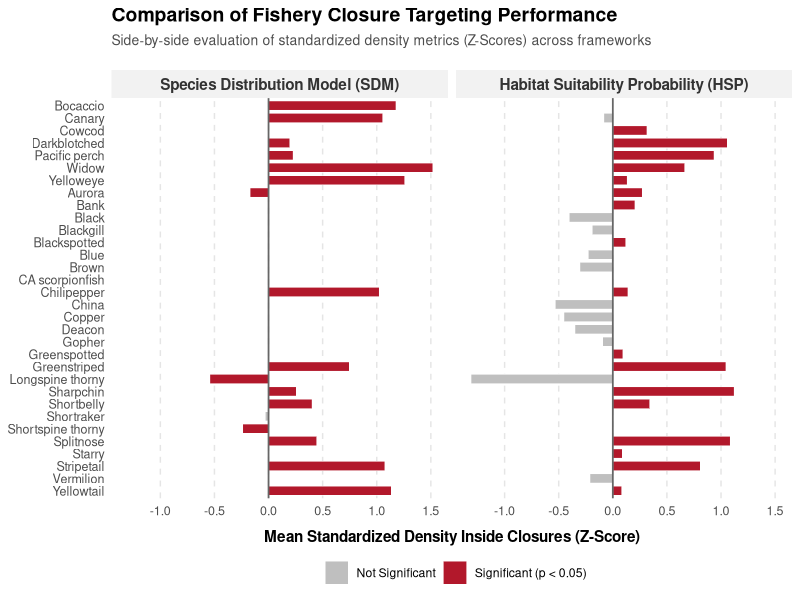

Write the R code that produced this figure.
# Generate plots of SDM and HSP z-scores with p-values from one-sample T-Test for RCA mapping project
# Blake Feist - created 18 May 2026

library(dplyr)
library(ggplot2)
library(readr)
library(tidyr)

### Pre-step
# assign the species names lookup and order
species_order_map <- c(
  "mean_pauc" = "Bocaccio",
  "mean_pinn" = "Canary",
  "mean_levi" = "Cowcod",
  "mean_cram" = "Darkblotched",
  "mean_alut" = "Pacific perch",
  "mean_ento" = "Widow",
  "mean_rube" = "Yelloweye",
  "mean_auro" = "Aurora",
  "mean_rufu" = "Bank",
  "mean_mela" = "Black",
  "mean_omus" = "Blackgill",
  "mean_ctus" = "Blackspotted",
  "mean_myst" = "Blue",
  "mean_auri" = "Brown",
  "mean_guta" = "CA scorpionfish",
  "mean_good" = "Chilipepper",
  "mean_nebu" = "China",
  "mean_caur" = "Copper",
  "mean_diac" = "Deacon",
  "mean_carn" = "Gopher",
  "mean_chlo" = "Greenspotted",
  "mean_elon" = "Greenstriped",
  "mean_alti" = "Longspine thorny",
  "mean_zace" = "Sharpchin",
  "mean_jord" = "Shortbelly",
  "mean_bore" = "Shortraker",
  "mean_alas" = "Shortspine thorny",
  "mean_dipl" = "Splitnose",
  "mean_cons" = "Starry",
  "mean_saxi" = "Stripetail",
  "mean_mini" = "Vermilion",
  "mean_flav" = "Yellowtail"
)

### Step 1: Load CSVs and Handle Missing Species Alignment
# Load your performance CSV files
raw_sdm <- read.csv("SDM_species_performance.csv")
raw_hsp <- read.csv("HSP_species_performance.csv")

# Prep SDM performance data
data_sdm <- raw_sdm %>%
  mutate(
    Model_Source = "Species Distribution Model (SDM)",
    Clean_Name   = species_order_map[Species_ID]
  )

# Prep HSP performance data
data_hsp <- raw_hsp %>%
  mutate(
    Model_Source = "Habitat Suitability Probability (HSP)",
    Clean_Name   = species_order_map[Species_ID]
  )

# 4. Stack them vertically into one master data frame
combined_plot_data <- bind_rows(data_sdm, data_hsp) %>%
  mutate(Significance = ifelse(p_value < 0.05, "Significant (p < 0.05)", "Not Significant")) %>%
  filter(!is.na(Clean_Name)) %>%
  
  # --- THE FIX TO SWAP LEFT AND RIGHT PANELS ---
  # Explicitly set the factor levels to force SDM to the left and HSP to the right
  mutate(Model_Source = factor(Model_Source, levels = c(
    "Species Distribution Model (SDM)", 
    "Habitat Suitability Probability (HSP)"
  )))

# 5. Lock the order to match your species_order_map in reverse (Same as before)
explicit_order <- unique(species_order_map)
combined_plot_data$Clean_Name <- factor(combined_plot_data$Clean_Name, levels = rev(explicit_order))


### Step 2: Render the Side-by-Side Comparison
z_score_plot <- ggplot(combined_plot_data, aes(x = Clean_Name, y = Mean_Z_Across_Years, fill = Significance)) +
  # Draw the bars
  geom_bar(stat = "identity", width = 0.75, color = "white", linewidth = 0.2) +
  
  # Solid zero baseline across both panels
  geom_hline(yintercept = 0, color = "gray40", linetype = "solid", linewidth = 0.6) +
  
  # Flip coordinates so species common names read horizontally
  coord_flip() +
  
  # Split into side-by-side panels based on your two framework names
  facet_wrap(~ Model_Source, ncol = 2) + 
  
  # Color palette
  scale_fill_manual(values = c("Significant (p < 0.05)" = "#b2182b", 
                               "Not Significant" = "gray75")) +
  theme_minimal() +
  labs(
    title = "Comparison of Fishery Closure Targeting Performance",
    subtitle = "Side-by-side evaluation of standardized density metrics (Z-Scores) across frameworks",
    x = NULL, 
    y = "Mean Standardized Density Inside Closures (Z-Score)",
    fill = ""
  ) +
  theme(
    panel.grid.major.y = element_blank(), 
    panel.grid.minor = element_blank(),
    panel.grid.major.x = element_line(color = "gray90", linetype = "dashed"),
    
    # Text and Axis formatting
    axis.text.y = element_text(size = 9), 
    axis.text.x = element_text(size = 9),
    axis.title.x = element_text(size = 11, face = "bold", vjust = -1),
    
    # Panel header styling
    strip.text = element_text(size = 11, face = "bold", color = "gray20"),
    strip.background = element_rect(fill = "gray95", color = "transparent"),
    
    plot.title = element_text(size = 14, face = "bold", hjust = 0),
    plot.subtitle = element_text(size = 10, color = "gray30", margin = margin(b = 15)),
    legend.position = "bottom"
  )

# Save plot as high-resolution PNG
ggsave(
  filename = "SDM & HSP z-scores plot.png",   # The name of your output file
  plot = z_score_plot,                        # Tells R which plot object to save
  width = 10,                                 # Physical width in inches
  height = 7,                                 # Physical height in inches
  units = "in",                               # Sets the measuring unit to inches ("in", "cm", or "mm")
  dpi = 600                                   # CRITICAL: Sets resolution to 600 DPI
)
